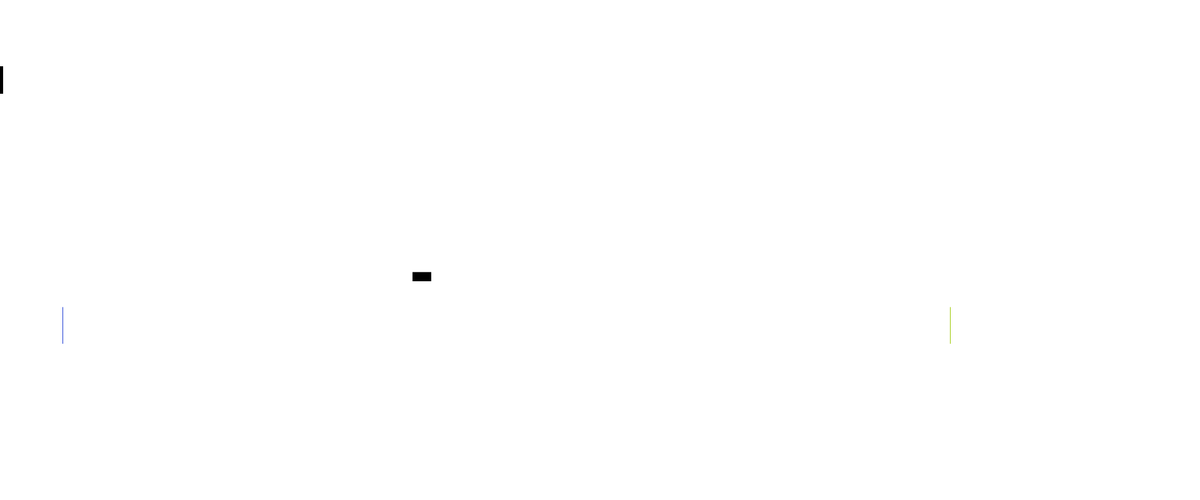
Frame 1 (no input)
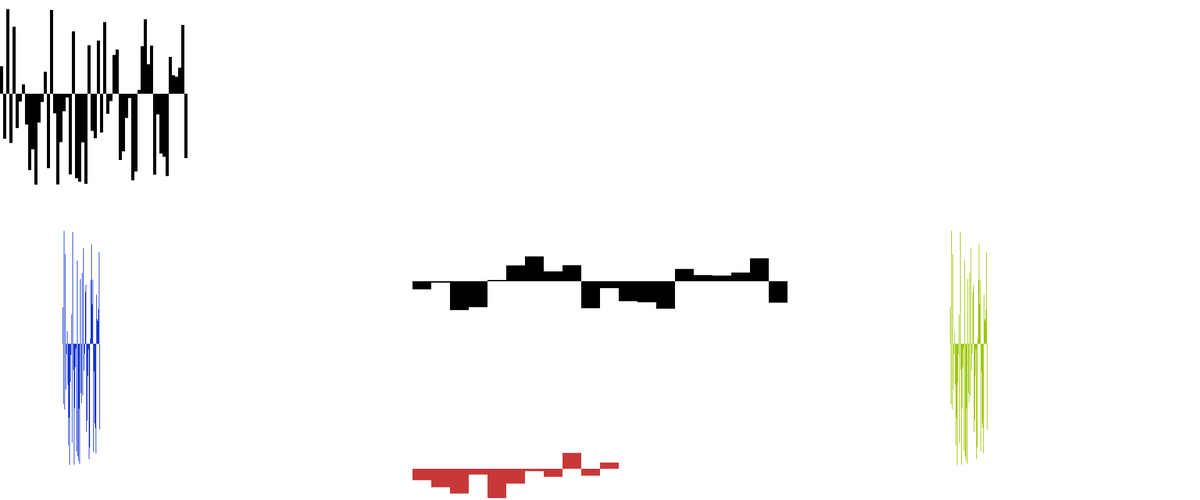
Frame 60 (the mouse pressed at the canvas centre just before this capture)
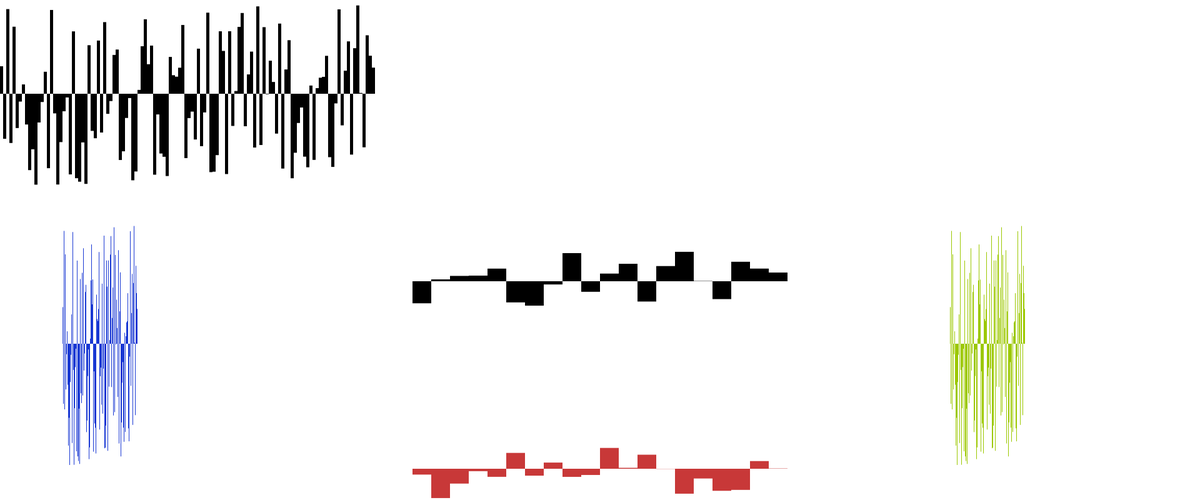
Frame 120 (the mouse held since frame 60 and released just before this capture)

The Processing sketch that drew these frames (run headless with seeded random() and noise(); from frame 60 on, the mouse is pressed at the canvas centre):

// Processing sketch: sliding_graph
// ── sliding_graph.pde
//------------------------------------------------------------------------
//This is an example code of the class. Explains class and gives examples.
//------------------------------------------------------------------------

//first we create three different SlidingGraph objects
SlidingGraph gr1;
SlidingGraph gr2;
SlidingGraph gr3;
SlidingGraph gr4;
SlidingGraph gr5;

//counter is used for slowing down a graph
int counter = 0;

void setup(){
  size(1920,800);
  frameRate(50); //frame rate is used for slowing down the data flow for this example
  noStroke();
  
  gr1 = new SlidingGraph(0,0,width,300,-50,50); //upper one
  gr2 = new SlidingGraph(width/2-300, 700, 600, 100, -50, 50, 30); //bottom center
  gr3 = new SlidingGraph(width/2-300, 400, 600, 100, -50, 50, 30); //lower center
  gr4 = new SlidingGraph(1520, 350, 300, 400, -500, 500, 1); //rigth
  gr5 = new SlidingGraph(100, 350, 300, 400, -50, 50, 1); //left
  
  gr2.graphicColor = color(200, 56, 56);
  gr4.graphicColor = color(156, 200, 1);
  gr5.graphicColor = color(25, 56, 211);
}

void draw(){
  background(255);
  float r = random(-50,50);
  gr1.addValue(r);
  gr1.drawGraph();
  gr2.drawGraph();
  gr3.addValue(r);
  gr3.drawGraph();
  gr5.addValue(r);
  gr5.drawGraph();
  
  //using a counter drawGraph method can be easily slowed down compared to others
  //but obviously sampling time decreases
  if(counter == 5){
    gr2.addValue(r);
    counter = 0; 
  }
  gr4.addValue(r*10);
  gr4.drawGraph(); 
  counter++;

  println(frameRate);
}

// ── SlidingGraph.pde
class SlidingGraph {
  
//global variables
  int posX; //x position of the graph
  int posY; //y position of the graph
  int lengthX; //length of the graph
  int lengthY; //height of the graph
  float highLimit; //upper limit of the incoming data
  float lowLimit; //lower limit of the incoming data
  color graphicColor; //color of the bars
  
//global private variables
  private boolean isSecond = false; //adjusts the array order
  private boolean initialCondition = true; //is used for starting of the program once
  private float[] values1; //datas are stored in these 2 arrays
  private float[] values2;
  private int arrayIndex; //used in addValue method 
  private int arrayPosition; //used in drawGraph method
  private int lineWidth; //adjusts the size of the bars and relative array size
  private int zeroLine;

//constructor
//first 4 variables are same as the rect() function. position and size.
//last 2 variables are for limits
  SlidingGraph(int _posX, int _posY, int _lengthX, int _lengthY, float _lowLimit, float _highLimit){
    posX = _posX;
    posY = _posY;
    lengthX = _lengthX;
    lengthY = _lengthY; 
    highLimit = _highLimit;
    lowLimit = _lowLimit;
    lineWidth = 5; //default bar width  
    arrayIndex = 0;
    graphicColor = color(0); //default color for bars is black
    
    initializeArrays();
  }
  
//override method is for optional line width adjustment
  SlidingGraph(int _posX, int _posY, int _lengthX, int _lengthY, float _lowLimit, float _highLimit, int _lineWidth){
    posX = _posX;
    posY = _posY;
    lengthX = _lengthX;
    lengthY = _lengthY; 
    highLimit = _highLimit;
    lowLimit = _lowLimit;
    lineWidth = _lineWidth;     
    arrayIndex = 0;
    graphicColor = color(0);
    
    initializeArrays();
  }
  
  //this method will get the incoming data to SlidingGraph object  
  void addValue(float _value){
    _value = adjustBoundary(_value);
    
    //ilk turda buraya girecek
    if(initialCondition == true){
      values1[arrayIndex] = _value;
      arrayIndex++;
      
      if(arrayIndex == values1.length){
        arrayIndex = 0;  
        initialCondition = false;
      }
    }
    
    else{
      if(isSecond == true){
        values1[arrayIndex] = _value;    
      }    
      else{
        values2[arrayIndex] = _value;
      }
      arrayIndex++;
  
      if(arrayIndex == values1.length){
        arrayIndex = 0;
        isSecond = !isSecond;        
      }    
    }
  }
  
  //this method will draw the incoming data to the screen
  void drawGraph(){
    fill(graphicColor);
    int xCounter = posX;
    
    if (initialCondition == true){
      drawInitialGraph();
    }
    
    else{
      if(isSecond == false){
        for(int i=arrayIndex; i<values1.length; i++){
          rect(xCounter, zeroLine, lineWidth, values1[i]);
          xCounter += lineWidth;        
        }
        for(int i=0; i<arrayIndex; i++){
          rect(xCounter, zeroLine, lineWidth, values2[i]);
          xCounter += lineWidth;
        }
      }
      
      else{
        for(int i=arrayIndex; i<values2.length; i++){
          rect(xCounter, zeroLine, lineWidth, values2[i]);
          xCounter += lineWidth;        
        }
        for(int i=0; i<arrayIndex; i++){
          rect(xCounter, zeroLine, lineWidth, values1[i]);
          xCounter += lineWidth;
        }
      }
    }   
  }

  //this method will create the 2 arrays which will be used in the object
  //width of the graph and bar width is important in the method
  private void initializeArrays(){
    int size = parseInt(lengthX/lineWidth);

    values1 = new float[size];
    values2 = new float[size];  
  }
  
  //adjusts the incoming data for constraint area
  private float adjustBoundary(float _data){
    zeroLine = parseInt(lengthY/2);
    _data = map(_data, lowLimit, highLimit, -zeroLine, zeroLine);    
    zeroLine += posY;    
    return -_data;
  }
  
  //since first loop of the draw is different from rest. This method is required
  private void drawInitialGraph(){
    for(int i=0; i<values1.length; i++){
      rect(lineWidth*i+posX, zeroLine, lineWidth, values1[i]);
    }  
  }

}
